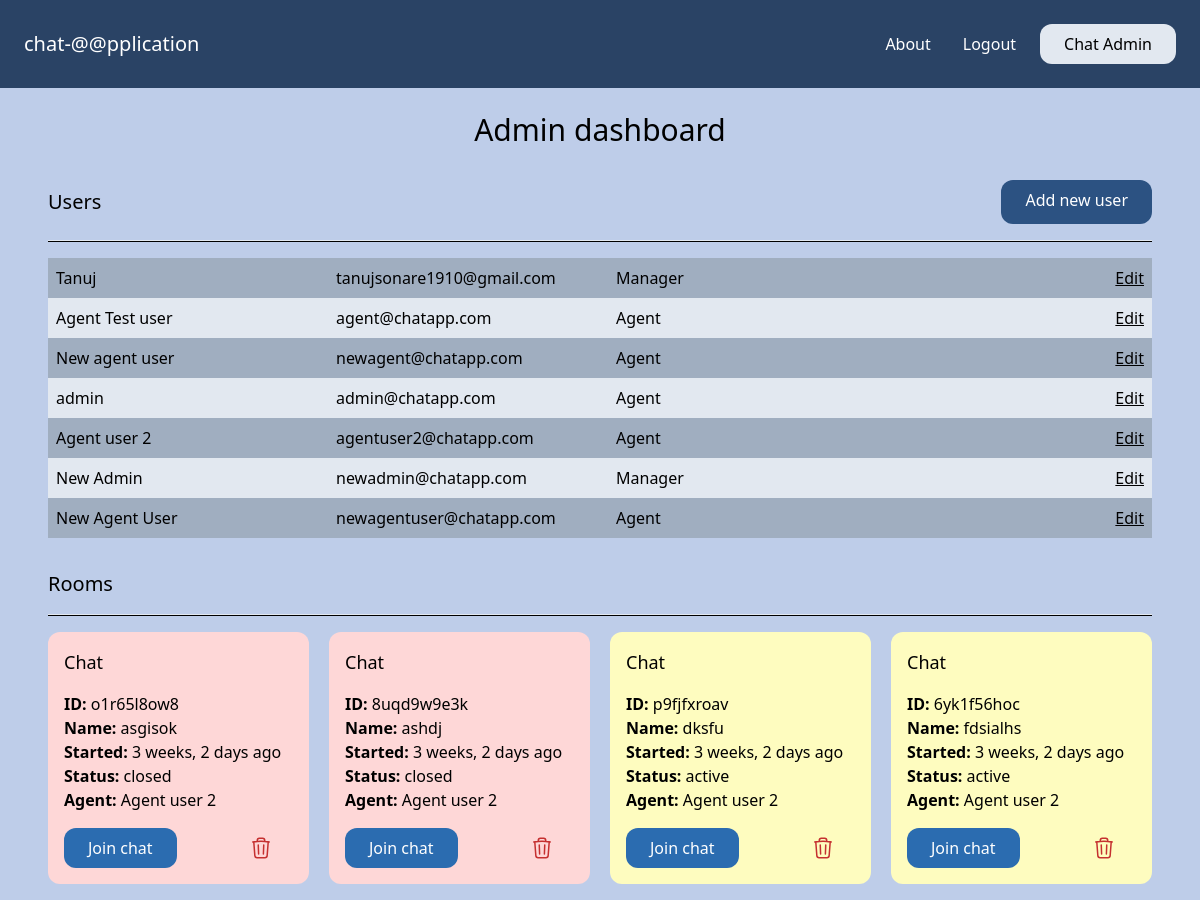
The app's page /admin-dashboard (signed in, upper part), older data.
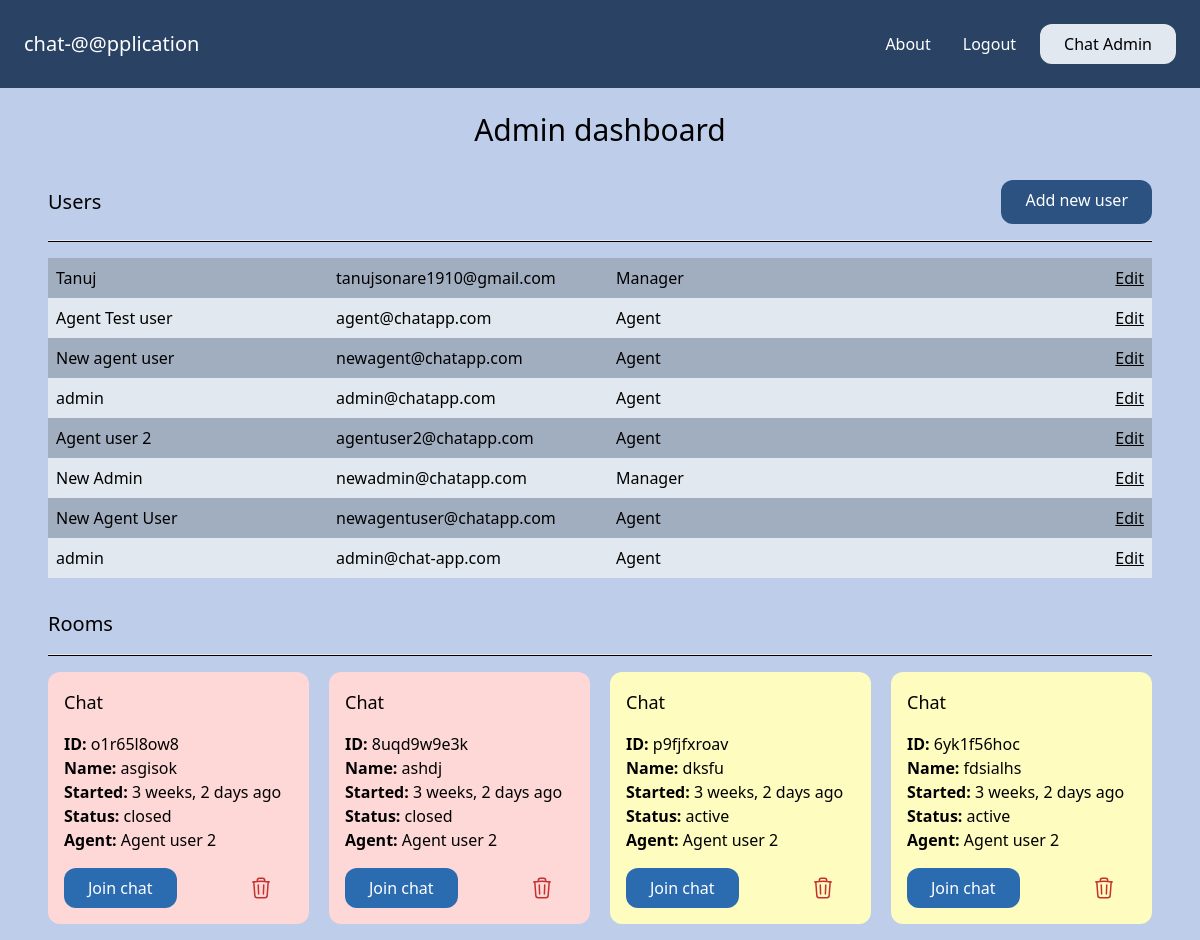
The same page, newer data.
### account/models.py (models this page shows)
class User(AbstractBaseUser, PermissionsMixin):
    AGENT = 'agent'
    MANAGER = 'manager'
    CUSTOMER = 'customer'
    ROLES_CHOICES = (
        (AGENT, 'Agent'),
        (MANAGER, 'Manager'),
        (CUSTOMER, 'Customer')
    )
    id = models.UUIDField(primary_key=True, default=uuid.uuid4, editable=False)
    email = models.EmailField(unique=True)
    name = models.CharField(max_length=255, blank=True, default='')
    role = models.CharField(max_length=20, choices=ROLES_CHOICES, default=AGENT)
    is_active = models.BooleanField(default=True)
    is_superuser = models.BooleanField(default=False)
    is_staff = models.BooleanField(default=False)
    date_joined = models.DateTimeField(default=timezone.now)
    last_login = models.DateTimeField(blank=True, null=True)
    objects = CustomUserManager()
    USERNAME_FIELD = 'email'
    EMAIL_FIELD = 'email'
    REQUIRED_FIELDS = ['name']

### chat/models.py (models this page shows, shortened)
class Room(models.Model):
    WAITING = "waiting"
    ACTIVE = "active"
    CLOSED = "closed"
    CHOICES_STATUS = (
        (WAITING, "waiting"),
        (ACTIVE, "active"),
        (CLOSED, "closed"),
    )
    uuid = models.CharField(max_length=255)
    client = models.CharField(max_length=255)
    agent = models.ForeignKey(User, null=True, blank=True, related_name="rooms", on_delete=models.CASCADE)
    messages = models.ManyToManyField(Message, blank=True)
    url = models.CharField(max_length=255, blank=True, null=True)
    status = models.CharField(max_length=20, choices=CHOICES_STATUS, default=WAITING)
    created_at = models.DateTimeField(auto_now_add=True)
    class Meta:
        ordering = ("-created_at",)

### chat/views.py (the view)
# urls.py: path("admin-dashboard", views.admin_dashboard, name="admin_dashboard"),
@login_required
def admin_dashboard(request):
    try:
        if request.user.groups.first().name == "Manager":
            rooms = Room.objects.all()
            staff_users = User.objects.filter(is_staff=True)
            return render(request, "chat/admin_dashboard.html",{
                "rooms": rooms,
                "staff_users": staff_users
            })
        elif request.user.groups.first().name == "agent":
            rooms = Room.objects.all()
            return render(request, "chat/admin_dashboard.html",{
                "rooms": rooms
            })
    except:
        raise PermissionDenied

### chat/templates/chat/admin_dashboard.html
{% extends "core/base.html" %}
{% load static %}
{% block content %}
    <div >
        {% if request.user.groups.all.first.name == "Manager" %}
            <h1 class="text-3xl text-center">Admin dashboard</h1>
            <div class="mt-8">
                <div class="flex justify-between">
                    <h2 class="text-xl py-2">Users</h2>
                    <a href="{% url 'chat:add_new_admin_user' %}" class="inline-block py-2 px-6 bg-blue-800 text-white rounded-xl">Add new user</a>
                </div>
                <hr class="my-4">
                <div class="mt-4">
                    {% for user in staff_users %}
                    <div class="grid grid-cols-4 gap-4 py-2 {% cycle 'bg-gray-500' 'bg-gray-300' %}">
                        <a href="{% url 'chat:user_details' user.pk %}" class="px-2 hover:underline hover:text-blue-700" role="button">{{user.name}}</a>
                        <p class="px-2">{{user.email}}</p>
                        <p class="px-2">{{user.get_role_display}}</p>
                        <p class="px-2 text-right">
                            <a href="{% url 'chat:edit_staff_user_profile' user.pk %}" class="underline" role="button" >Edit</a>
                        </p>
                    </div>
                    {% endfor %}
                </div>
            </div>
        {% else %}
            <h1 class="text-3xl text-center">Agent dashboard</h1>
        {% endif %}
        {% include 'chat/rooms_list.html' %}
    </div>
{% endblock content %}

### chat/templates/chat/rooms_list.html (shortened to what this page needs)
<div class="mt-8">
    <h1 class="text-xl mt-5">Rooms</h1>
    <hr class="my-4">
    {% if rooms %}
        <div class="grid grid-cols-4 gap-5">
            {% for room in rooms %}
            <div class="p-4 rounded-xl {% if room.status == 'waiting' %}card-waiting{% elif room.status == 'active' %}bg-yellow-200{% else %}bg-red-200{% endif %}">
                <h3 class="mb-4 text-lg">Chat</h3>
                <p>
                    <b>ID: </b>{{room.uuid}} <br>
                    <b>Name: </b>{{room.client}} <br>
                    <b>Started: </b>{{room.created_at|timesince}} ago<br>
                    <b>Status: </b>{{room.status}} <br>
                    <b>Agent: </b>{% firstof room.agent.name 'None yet...' %} <br>
                </p>
                <div class="flex justify-between mt-4">
                    <a href="{% url 'chat:room_details' room.uuid %}" class="inline-block py-2 px-6 bg-blue-700 text-white rounded-xl">Join chat</a>
                    {% if room.agent == request.user or request.user.groups.all.first.name == "Manager" %}
                    <a href="{% url 'chat:delete_room' room.id %}" ></a>
                    {% endif %}
                </div>
            </div>
            {% endfor %}
        </div>
    {% endif %}
</div>

Row changes from the older to the newer data that the page shows:
added User: name "admin", email "admin@chat-app.com", role "Agent"
